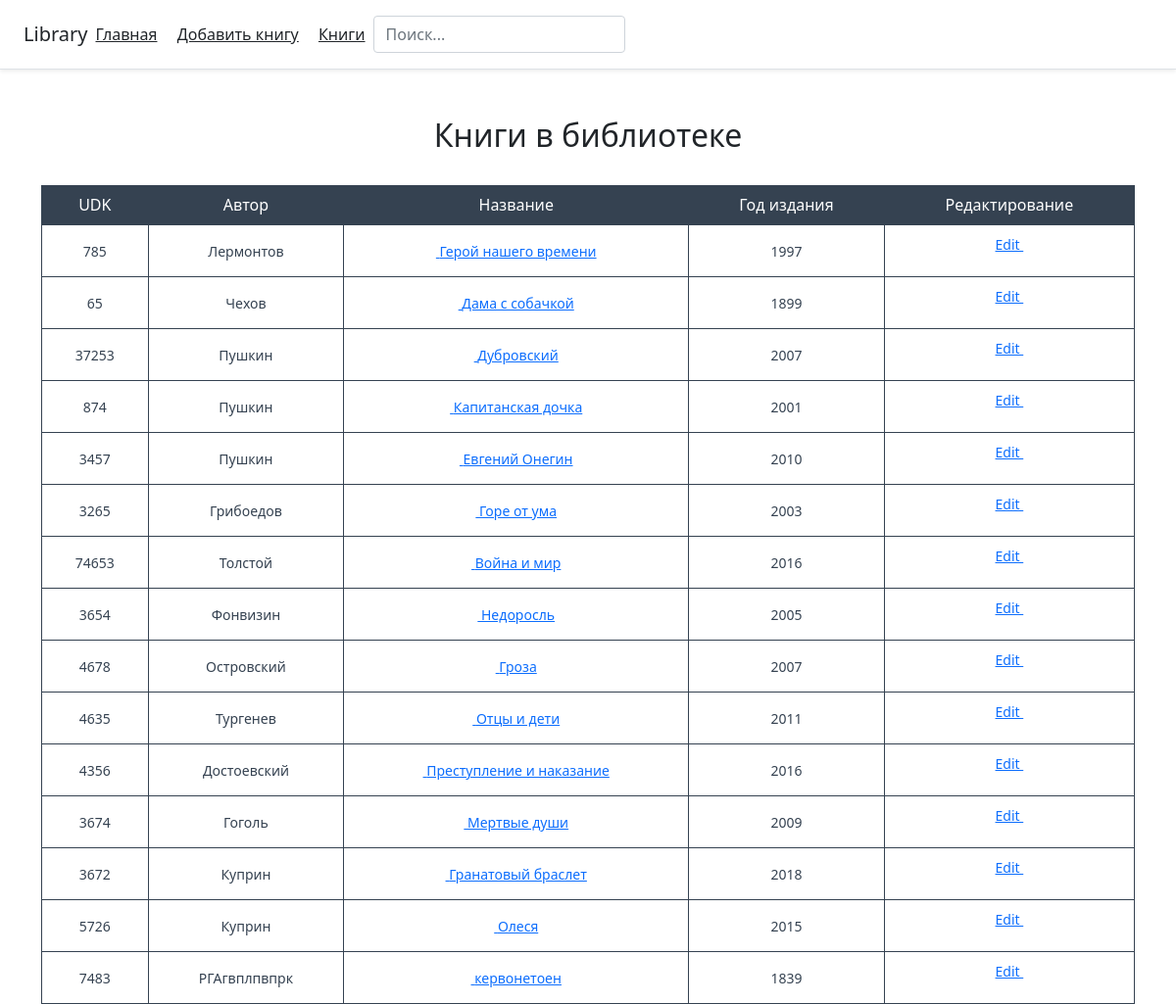
The page /posts on the database its author committed.
### tables this page shows
CREATE TABLE library (
    id INTEGER PRIMARY KEY AUTOINCREMENT,
    UDK INTEGER NOT NULL,
    author TEXT NOT NULL,
    title TEXT NOT NULL,
    year INTEGER NOT NULL,
    about TEXT NOT NULL
);

### app.py (the view)
@app.route('/posts')
def posts():
    q = request.args.get('q')
    if q:
        library = get_post_title(q)
    else:
        conn = get_db_connection()
        library = conn.execute('SELECT id, UDK, author, title, year FROM library').fetchall()
        conn.close()
    return render_template('posts.html', library=library)

### app.py (called while the page is built)
def get_db_connection():
    conn = sqlite3.connect('database.db')
    conn.row_factory = sqlite3.Row
    return conn

### templates/posts.html (shortened to what this page needs)
{% extends 'base.html' %}
{% block body%}
<div class="container mt-5">
    <h2><center>Книги в библиотеке</center></h2>
<br>
<table class="iksweb">
<thead>
<tr><th>UDK</th><th>Автор</th><th>Название</th><th>Год издания</th><th>Редактирование</th></tr>
</thead>
<tbody>
    {% for el in library %}
        <tr><td>{{ el['UDK'] }}</td><td>{{ el['author'] }}</td><td><a href="/posts/{{ el.id }}"> {{ el['title'] }}</a></td><td>{{ el['year'] }}</td>
        <td><a href="/posts/{{ el.id }}/edit">Edit </a>
        </td></tr>
    {% endfor %}
</tbody>
</table>
</div>
{% endblock %}

### templates/base.html (shortened to what this page needs)
<!doctype html>
<html lang="ru">
<head>
    <link rel="stylesheet" href="https://stackpath.bootstrapcdn.com/bootstrap/5.0.0-alpha1/css/bootstrap.min.css">
</head>
<body>
<div class="d-flex flex-column flex-md-row align-items-center p-3 px-md-4 mb-3 bg-white border-bottom shadow-sm">
  <h5 class="my-0 mr-md-auto font-weight-normal">Library</h5>
  <nav class="my-2 my-md-0 mr-md-3">
    <a class="p-2 text-dark" href="/">Главная</a>
    <a class="p-2 text-dark" href="/new-book">Добавить книгу</a>
    <a class="p-2 text-dark" href="/posts">Книги</a>
  </nav>
    <form class="search focus" action="/posts" method="get">
       <div class="input-wrap">
           <input type="text" class="form-control" name="q" placeholder="Поиск..." value="{{ request.args.get('q','') }}">
       </div>
    </form>
</div>
    {% block body %}{% endblock %}
</body>
</html>

### templates/posts.html (style rules this page uses)
table.iksweb { text-decoration: none;border-collapse:collapse;width:100%;text-align:center; }
table.iksweb th { font-weight:normal;font-size:16px; color:#ffffff;background-color:#354251; }
table.iksweb td { font-size:14px;color:#354251; }
table.iksweb td,table.iksweb th { white-space:pre-wrap;padding:13px 13px;line-height:13px;vertical-align: middle;border: 1px solid #354251; }

### rows shown on the page
library: UDK "785", author "Лермонтов", title "Герой нашего времени", year "1997"
library: UDK "65", author "Чехов", title "Дама с собачкой", year "1899"
library: UDK "37253", author "Пушкин", title "Дубровский", year "2007"
library: UDK "874", author "Пушкин", title "Капитанская дочка", year "2001"
library: UDK "3457", author "Пушкин", title "Евгений Онегин", year "2010"
library: UDK "3265", author "Грибоедов", title "Горе от ума", year "2003"
library: UDK "74653", author "Толстой", title "Война и мир", year "2016"
library: UDK "3654", author "Фонвизин", title "Недоросль", year "2005"
library: UDK "4678", author "Островский", title "Гроза", year "2007"
library: UDK "4635", author "Тургенев", title "Отцы и дети", year "2011"
library: UDK "4356", author "Достоевский", title "Преступление и наказание", year "2016"
library: UDK "3674", author "Гоголь", title "Мертвые души", year "2009"
library: UDK "3672", author "Куприн", title "Гранатовый браслет", year "2018"
library: UDK "5726", author "Куприн", title "Олеся", year "2015"
library: UDK "7483", author "РГАгвплпвпрк", title "кервонетоен", year "1839"
